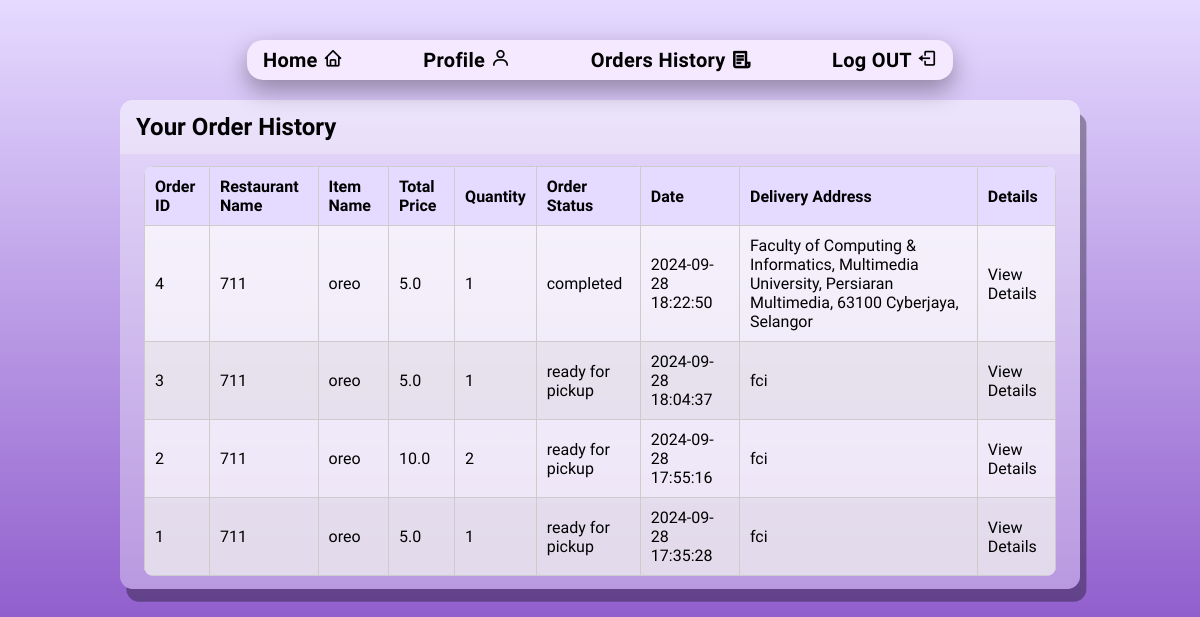
Page /buyer_orders (signed in) on the earlier database version.
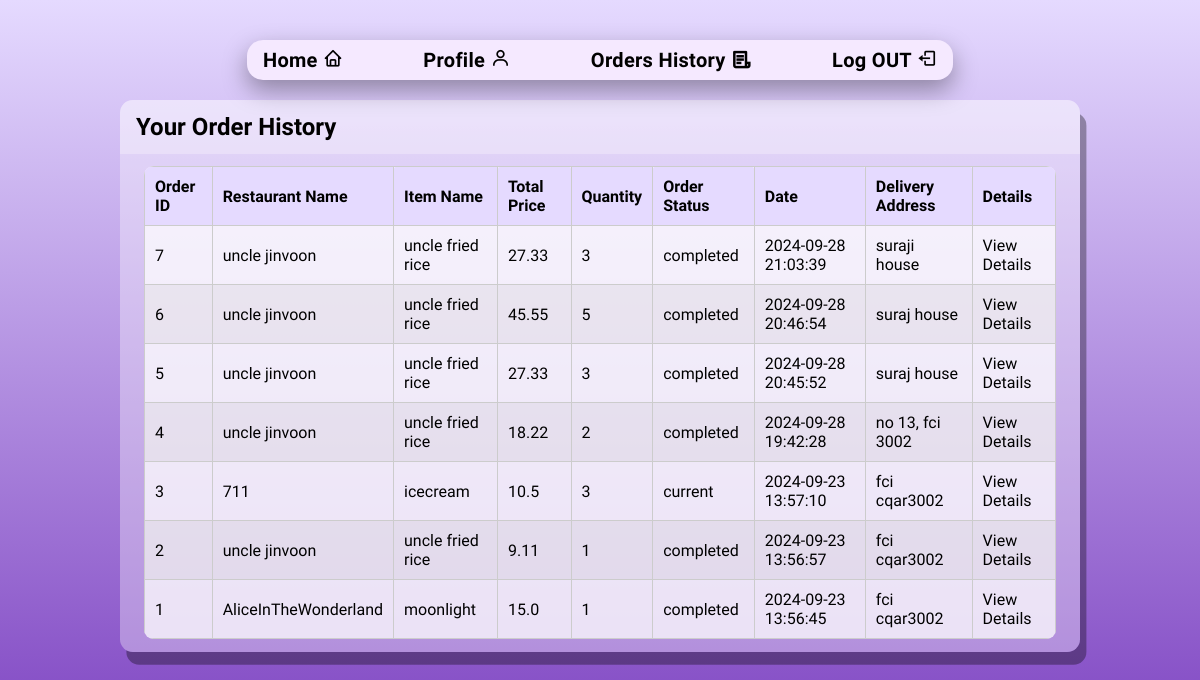
Same page on the later database version.
### tables this page shows
CREATE TABLE orders (
            id INTEGER PRIMARY KEY AUTOINCREMENT,
            buyer_username TEXT NOT NULL,
            restaurant_name TEXT NOT NULL,
            item_name TEXT NOT NULL,
            total_price REAL NOT NULL,
            quantity INTEGER NOT NULL,
            order_date TIMESTAMP DEFAULT CURRENT_TIMESTAMP, 
            order_status TEXT DEFAULT 'available',
            status TEXT DEFAULT 'pending',
            runner_name TEXT,
            runner_lat REAL,
            runner_lng REAL,
            delivery_address TEXT,
            delivery_lat REAL,
            delivery_lng REAL
        );

### app.py (the view)
@app.route('/buyer_orders')
@login_required(role='buyer')
def buyer_orders():
    conn = get_db_connection()
    cursor = conn.cursor()
    try:
        cursor.execute("""
            SELECT orders.id, orders.restaurant_name, orders.item_name, orders.total_price, orders.quantity, orders.order_status, orders.order_date, orders.delivery_address
            FROM orders
            WHERE orders.buyer_username = ?
            ORDER BY orders.order_date DESC
        """, (session['username'],))
        orders = cursor.fetchall()
    except sqlite3.Error as e:
        print(f"SQLite error: {e}")
        flash(f"An error occurred: {e}", "error")
        orders = []
    finally:
        conn.close()
    return render_template('buyer_orders.html', orders=orders)

### app.py (called while the page is built)
def get_db_connection():
    con = sqlite3.connect("database.db")
    con.row_factory = sqlite3.Row
    return con

def login_required(role=None):
    def decorator(f):
        @wraps(f)
        def decorated_function(*args, **kwargs):
            if 'username' not in session:
                flash("You need to log in to access this page.", "error")
                return redirect(url_for('login'))
            if role and session.get('role') != role:
                flash("You do not have permission to access this page.", "error")
                return redirect(url_for('index'))
            return f(*args, **kwargs)
        return decorated_function
    return decorator

### templates/buyer_orders.html (shortened to what this page needs)
<!DOCTYPE html>
<html lang="en">
<head>
    <link rel="stylesheet" type="text/css" href="../static/style(BP).css">
    <link rel="stylesheet" href="https://unpkg.com/boxicons@latest/css/boxicons.min.css">
        <link href="https://cdn.jsdelivr.net/npm/remixicon@4.3.0/fonts/remixicon.css" rel="stylesheet"/>
        <link rel="stylesheet" href="https://unpkg.com/aos@next/dist/aos.css" />
</head>
<body>
    <div class="container">
        <nav class="nav-bar">
            <ul class="nav-links">
                <li class="nav-link">
                    <a href="{{ url_for('buyer_home') }}">Home</a>
                    <i class='bx bx-home'></i>
                </li>
                <li class="nav-link">
                    <a href="{{ url_for('buyer_profile') }}" class="dropbtn">Profile
                    <i class='bx bx-user'></i>
                    </a>
                </li>
                <li class="nav-link">
                    <a href="{{ url_for('buyer_orders') }}" class="dropbtn">Orders History
                    <i class="ri-file-list-3-line"></i>
                    </a>
                </li>
                <li class="nav-link">
                    <a href="{{ url_for('logout') }}" class="dropbtn">Log OUT
                    <i class='bx bx-log-out'></i>
                    </a>
                </li>
            </ul>
        </nav>
    </div>
        <div class="table">
            <div class="table-header">
                <h2>Your Order History</h2>
            </div>
            <div class="table-body">
                <table>
                    <thead>
                        <tr>
                            <th>Order ID</th>
                            <th>Restaurant Name</th>
                            <th>Item Name</th>
                            <th>Total Price</th>
                            <th>Quantity</th>
                            <th>Order Status</th>
                            <th>Date</th>
                            <th>Delivery Address</th>
                            <th>Details</th>
                        </tr>
                    </thead>
                    <tbody>
                        {% if orders %}
                        {% for order in orders %}
                        <tr>
                            <td>{{ order.id }}</td>
                            <td>{{ order.restaurant_name }}</td>
                            <td>{{ order.item_name }}</td>
                            <td>{{ order.total_price }}</td>
                            <td>{{ order.quantity }}</td>
                            <td>{{ order.order_status }}</td>
                            <td>{{ order.order_date }}</td>
                            <td>{{ order.delivery_address }}</td>
                            <td>
                                <a href="{{ url_for('buyer_order_details', order_id=order.id) }}">View Details</a>
                            </td>
                        </tr>
                        {% endfor %}
                        {% else %}
                        <tr><td colspan="8">No orders found.</td></tr>
                        {% endif %}
                    </tbody>
                </table>
            </div>
        </div>
</body>
</html>

Differences in the rows shown:
added orders: id "7", restaurant_name "uncle jinvoon", item_name "uncle fried rice", total_price "27.33", quantity "3", order_status "completed", order_date "2024-09-28 21:03:39", delivery_address "suraji house"
added orders: id "6", restaurant_name "uncle jinvoon", item_name "uncle fried rice", total_price "45.55", quantity "5", order_status "completed", order_date "2024-09-28 20:46:54", delivery_address "suraj house"
added orders: id "5", restaurant_name "uncle jinvoon", item_name "uncle fried rice", total_price "27.33", quantity "3", order_status "completed", order_date "2024-09-28 20:45:52", delivery_address "suraj house"
changed orders id 4: restaurant_name "711" → "uncle jinvoon"; item_name "oreo" → "uncle fried rice"; total_price "5.0" → "18.22"; quantity "1" → "2"; order_date "2024-09-28 18:22:50" → "2024-09-28 19:42:28"; delivery_address "Faculty of Computing & Informatics, Multimedia University, Persiaran Multimedia, 63100 Cyberjaya, Selangor" → "no 13, fci 3002"
changed orders id 3: item_name "oreo" → "icecream"; total_price "5.0" → "10.5"; quantity "1" → "3"; order_status "ready for pickup" → "current"; order_date "2024-09-28 18:04:37" → "2024-09-23 13:57:10"; delivery_address "fci" → "fci cqar3002"
changed orders id 2: restaurant_name "711" → "uncle jinvoon"; item_name "oreo" → "uncle fried rice"; total_price "10.0" → "9.11"; quantity "2" → "1"; order_status "ready for pickup" → "completed"; order_date "2024-09-28 17:55:16" → "2024-09-23 13:56:57"; delivery_address "fci" → "fci cqar3002"
changed orders id 1: restaurant_name "711" → "AliceInTheWonderland"; item_name "oreo" → "moonlight"; total_price "5.0" → "15.0"; order_status "ready for pickup" → "completed"; order_date "2024-09-28 17:35:28" → "2024-09-23 13:56:45"; delivery_address "fci" → "fci cqar3002"
